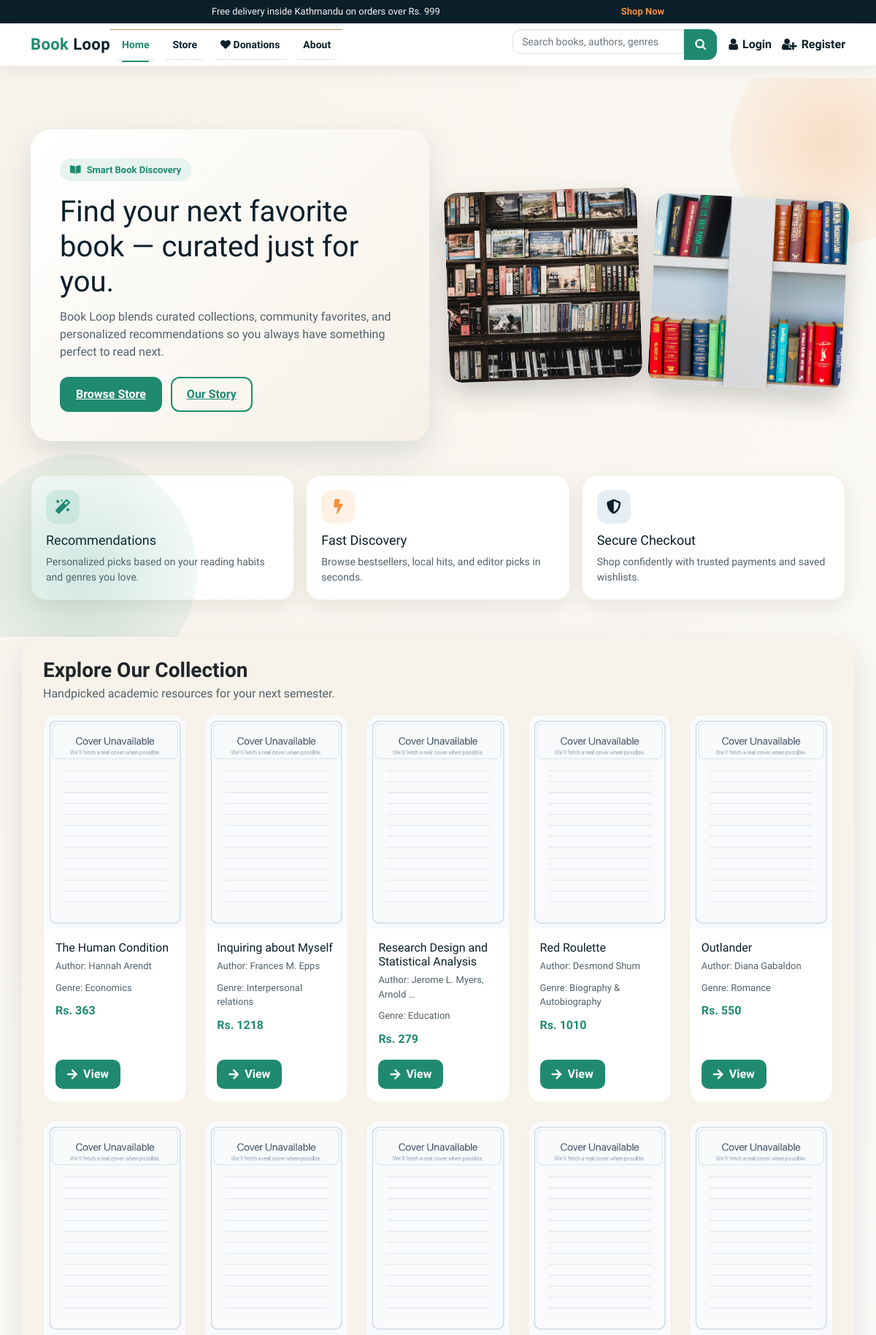
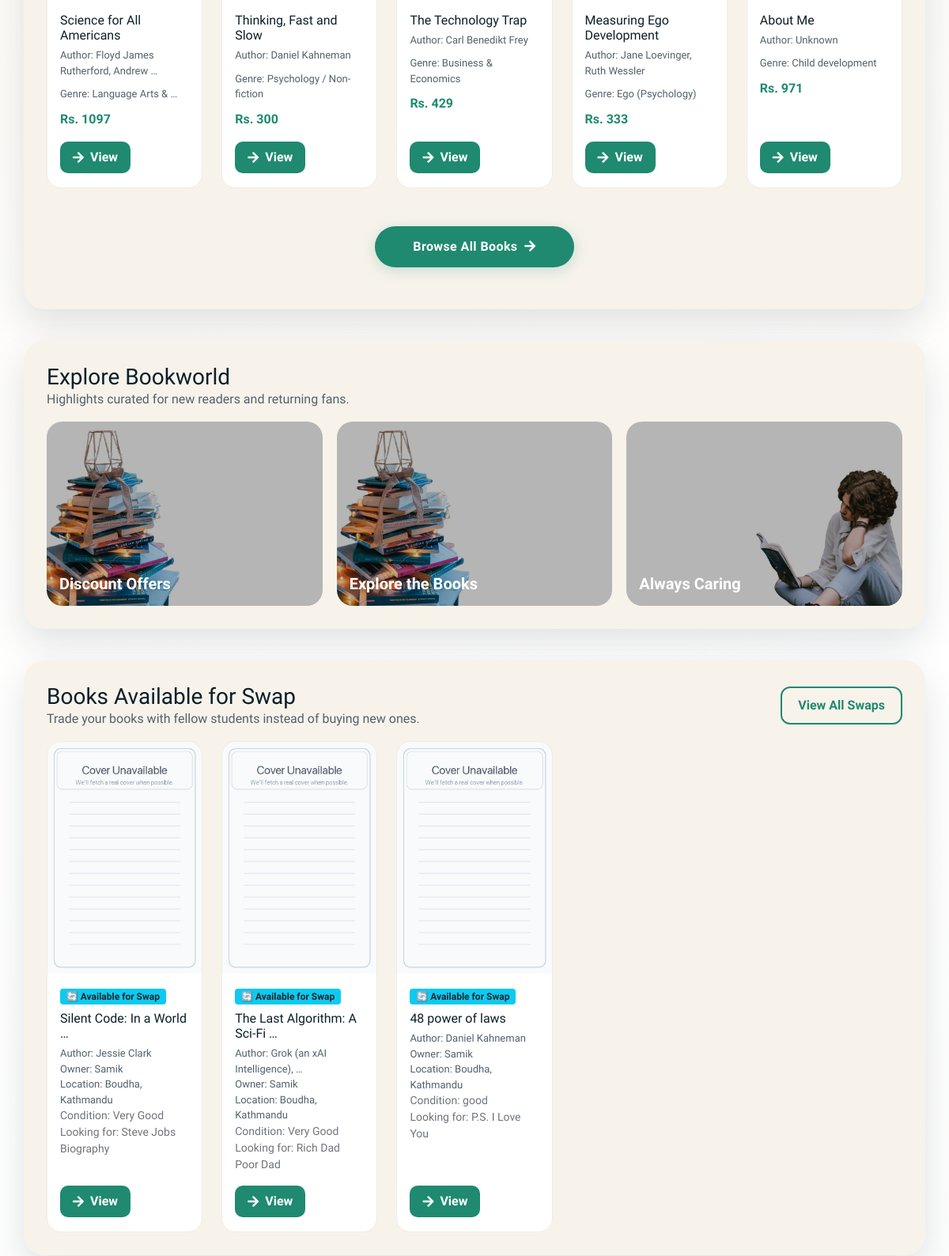
The page / (upper part) on the database its author committed (2 pictures, top to bottom).
### books/models.py (models this page shows, shortened)
class Product(models.Model):
    Book_name = models.CharField(max_length=50)
    Author = models.CharField(max_length=50, default="")
    genre = models.CharField(max_length=300)
    description = models.CharField(max_length=1000, default="")
    price = models.IntegerField(default=0)
    pub_date = models.DateField(default=timezone.now)
    quantity = models.PositiveBigIntegerField(default=1)
    seller = models.ForeignKey(
        settings.AUTH_USER_MODEL,
        on_delete=models.SET_NULL,
        null=True,
        blank=True,
        related_name="products",
    )
    listing_type = models.CharField(
        max_length=10,
        choices=LISTING_CHOICES,
        default="sell",
    )
    listing_status = models.CharField(
        max_length=20,
        choices=LISTING_STATUS,
        default="approved",
    )
    swap_preference = models.CharField(
        max_length=255,
        blank=True,
        null=True,
        help_text="Title or genre of the book you want in exchange.",
    )
    condition = models.CharField(
        max_length=50,
        blank=True,
        null=True,
        help_text=(
            "Physical condition of the book for swapping "
            "(e.g. New, Like New, Good, Heavily Used)."
        ),
    )
    location = models.CharField(
        max_length=255,
        blank=True,
        null=True,
        help_text="City or neighborhood for the swap",
    )
    contact_email = models.EmailField(
        blank=True,
        null=True,
        help_text="Email for other users to contact you for swapping",
    )
    image = CloudinaryField("image", folder="bookloop_covers", null=True, blank=True)
    sequence = models.IntegerField(default=0)
    views = models.PositiveIntegerField(default=0)
    average_rating = models.FloatField(default=0.0)
    rating_count = models.PositiveIntegerField(default=0)

### books/views.py (the view)
# urls.py: path('', views.index_page, name="home"),
def index_page(request):
    cartItems = 0
    recommended_books = []
    all_books = _get_diverse_books(limit=10)
    featured_books = (
        Product.objects.filter(listing_type="sell", listing_status="approved")
        .annotate(
            purchase_count=Count(
                "orderitem",
                filter=Q(orderitem__order__complete=True),
                distinct=True,
            ),
            wishlist_count=Count("wishlist", distinct=True),
            popularity_score=(
                Count("orderitem", filter=Q(orderitem__order__complete=True), distinct=True)
                + Count("wishlist", distinct=True)
                + Count("ratings", distinct=True)
            ),
        )
        .order_by("-popularity_score", "-views", "-average_rating")[:10]
    )
    nepali_books = (
        Product.objects.select_related("seller")
        .filter(
            Q(genre__icontains="nepali")
            | Q(genre__icontains="nepal")
            | Q(genre__icontains="नेपाल")
            | Q(genre__icontains="नेपाली"),
            listing_status="approved",
            listing_type="sell",
        )
        .annotate(
            purchase_count=Count(
                "orderitem",
                filter=Q(orderitem__order__complete=True),
                distinct=True,
            ),
            wishlist_count=Count("wishlist", distinct=True),
            rating_count_ann=Count("ratings", distinct=True),
            nepali_score=(
                Count("orderitem", filter=Q(orderitem__order__complete=True), distinct=True) * 5
                + Count("wishlist", distinct=True) * 3
                + Count("ratings", distinct=True) * 2
            ),
        )
        .order_by("-nepali_score", "-views", "-average_rating", "-pub_date")[:10]
    )
    if request.user.is_authenticated:
        order = _get_or_create_active_order(request.user.username)
        cartItems = order.get_cart_items
        recommended_books = get_recommendations_for_user(request.user, num_recommendations=8)
    else:
        recommended_books = Product.objects.annotate(
            order_count=Count('orderitem', filter=Q(orderitem__order__complete=True))
        ).order_by('-order_count')[:8]
        if not recommended_books.exists():
            recommended_books = Product.objects.all()[:8]
    swap_books = _approved_swap_books_queryset()[:8]
    return render(request, 'index.html', {
        'cartItems': cartItems,
        'recommended_books': recommended_books,
        'all_books': all_books,
        'featured_books': featured_books,
        'nepali_books': nepali_books,
        'swap_books': swap_books,
    })

### books/views.py (called while the page is built)
def _approved_swap_books_queryset():
    return Product.objects.select_related("seller").filter(
        listing_type="swap",
        listing_status="approved",
    ).order_by("-pub_date")

def _get_diverse_books(limit=10):
    base_qs = (
        Product.objects.select_related("seller")
        .filter(listing_type="sell", listing_status="approved")
    )
    genres = base_qs.values_list("genre", flat=True).distinct()
    diverse_books = []
    seen_ids = set()
    for genre in genres:
        book = base_qs.filter(genre=genre).order_by("-pub_date", "-id").first()
        if book and book.id not in seen_ids:
            diverse_books.append(book)
            seen_ids.add(book.id)
    random.shuffle(diverse_books)
    if len(diverse_books) >= limit:
        return diverse_books[:limit]
    needed = limit - len(diverse_books)
    fillers = list(base_qs.exclude(id__in=seen_ids).order_by("-id")[:needed])
    diverse_books.extend(fillers)
    return diverse_books

### transactions/context_processors.py (called while the page is built, shortened)
def cart_item_count(request):
    if not request.user.is_authenticated:
        return {"cart_count": 0, "cartItems": 0}

### templates/index.html (shortened to what this page needs)
{% load static %}
{% include 'components/base/base-top.html' %}
<link href="https://cdn.jsdelivr.net/npm/bootstrap@5.0.0-beta3/dist/css/bootstrap.min.css" rel="stylesheet"
>
<link rel="stylesheet" href="https://use.fontawesome.com/releases/v5.15.3/css/all.css"
>
{% include 'components/header/header.html' %}
<section class="hero">
    <div class="container">
        <div class="row align-items-center g-4">
            <div class="col-lg-6">
                <div class="hero-card">
                    <span class="hero-tag"><i class="fas fa-book-open"></i> Smart Book Discovery</span>
                    <h1>Find your next favorite book — curated just for you.</h1>
                    <p>
                        Book Loop blends curated collections, community favorites, and personalized recommendations so you
                        always have something perfect to read next.
                    </p>
                    <div class="hero-actions">
                        <a class="btn-primary-custom" href="store/">Browse Store</a>
                        <a class="btn-outline-custom" href="about/">Our Story</a>
                    </div>
                </div>
            </div>
            <div class="col-lg-6">
                <div class="hero-stack">
                    <div class="hero-cover"><img src="{% static 'images/Slidee111.jpg' %}" alt="Featured shelf"></div>
                    <div class="hero-cover"><img src="{% static 'images/slidee2.jpg' %}" alt="Reading moment"></div>
                </div>
            </div>
        </div>
        <div class="row feature-grid g-3">
            <div class="col-md-4">
                <div class="feature-card">
                    <div class="feature-icon" style="background:#e3f4ef;color:#1f8a70;"><i class="fas fa-magic"></i></div>
                    <h5>Recommendations</h5>
                    <p>Personalized picks based on your reading habits and genres you love.</p>
                </div>
            </div>
            <div class="col-md-4">
                <div class="feature-card">
                    <div class="feature-icon" style="background:#fff1e3;color:#f28f3b;"><i class="fas fa-bolt"></i></div>
                    <h5>Fast Discovery</h5>
                    <p>Browse bestsellers, local hits, and editor picks in seconds.</p>
                </div>
            </div>
            <div class="col-md-4">
                <div class="feature-card">
                    <div class="feature-icon" style="background:#e6edf3;color:#0b1f2a;"><i class="fas fa-shield-alt"></i></div>
                    <h5>Secure Checkout</h5>
                    <p>Shop confidently with trusted payments and saved wishlists.</p>
                </div>
            </div>
        </div>
    </div>
</section>
<section class="container panel">
    <div class="section-title">
        <div>
            <h2 class="fw-bold text-dark mb-1">Explore Our Collection</h2>
            <p>Handpicked academic resources for your next semester.</p>
        </div>
    </div>
    <div class="row row-cols-2 row-cols-md-4 row-cols-lg-5 g-4 justify-content-start">
        {% for book in all_books %}
        <div class="col">
        <div class="book-card h-100">
            {% if book.image and "herald" not in book.image.url|lower and "college" not in book.image.url|lower %}
            <img class="book-cover-img" src="{{ book.image.url }}" alt="{{ book.Book_name }}" data-fallback="{% static 'images/default_cover.jpg' %}" onerror="this.onerror=null; this.src=this.dataset.fallback;">
            {% else %}
            <img class="book-cover-img" src="{% static 'images/default_cover.jpg' %}" alt="{{ book.Book_name }}">
            {% endif %}
            <div class="book-body">
                <h5>{{ book.Book_name|truncatewords:5 }}</h5>
                <p>Author: {{ book.Author|truncatewords:4 }}</p>
                <p>Genre: {{ book.genre|truncatewords:3 }}</p>
                <div class="book-price">Rs. {{ book.price }}</div>
            </div>
            <div class="book-actions">
                <a href="{% url 'product' book.id %}"><i class="fas fa-arrow-right"></i> View</a>
            </div>
        </div>
        </div>
        {% empty %}
        <p style="color: var(--muted);">No books available right now.</p>
        {% endfor %}
    </div>
    <div class="text-center mt-5 mb-4">
        <a href="{% url 'store' %}" class="btn-browse-more">
            Browse All Books &nbsp;<i class="fas fa-arrow-right"></i>
        </a>
    </div>
</section>
<section class="container panel">
    <div class="section-title">
        <div>
            <h2>Explore Bookworld</h2>
            <p>Highlights curated for new readers and returning fans.</p>
        </div>
    </div>
    <div class="gallery">
        <a class="gallery-card" href="{% url 'discount_offers' %}">
            <img src="{% static 'images/hey1.jpg' %}" alt="Discount Offers">
            <h4>Discount Offers</h4>
        </a>
        <a class="gallery-card" href="store/">
            <img src="{% static 'images/hey.jpg' %}" alt="Explore the Books">
            <h4>Explore the Books</h4>
        </a>
        <a class="gallery-card" href="about/">
            <img src="{% static 'images/hello.jpg' %}" alt="Always caring">
            <h4>Always Caring</h4>
        </a>
    </div>
</section>
<section class="container panel">
    <div class="section-title">
        <div>
            <h2>Books Available for Swap</h2>
            <p>Trade your books with fellow students instead of buying new ones.</p>
        </div>
        <a href="{% url 'browse_swaps' %}" class="btn-outline-custom" style="text-decoration:none;">View All Swaps</a>
    </div>
    <div class="row row-cols-2 row-cols-md-4 row-cols-lg-5 g-4 justify-content-start">
        {% for book in swap_books %}
        <div class="col">
        <div class="book-card h-100">
            {% if book.image and "herald" not in book.image.url|lower and "college" not in book.image.url|lower %}
            <img class="book-cover-img" src="{{ book.image.url }}" alt="{{ book.Book_name }}" data-fallback="{% static 'images/default_cover.jpg' %}" onerror="this.onerror=null; this.src=this.dataset.fallback;">
            {% else %}
            <img class="book-cover-img" src="{% static 'images/default_cover.jpg' %}" alt="{{ book.Book_name }}">
            {% endif %}
            <div class="book-body">
                <span class="badge bg-info text-dark mb-2">🔄 Available for Swap</span>
                <h5>{{ book.Book_name|truncatewords:5 }}</h5>
                <p style="margin: 0;">Author: {{ book.Author|default:"Unknown"|truncatewords:4 }}</p>
                <p style="margin: 0;">Owner: {{ book.seller.username|default:"BookLoop User" }}</p>
                <p style="margin: 0;">Location: {{ book.location|default:"Not specified"|truncatechars:24 }}</p>
                <small class="text-muted d-block">Condition: {{ book.condition|default:"Not specified"|truncatechars:22 }}</small>
                <small class="text-muted d-block">Looking for: {{ book.swap_preference|default:"Open to offers"|truncatechars:30 }}</small>
            </div>
            <div class="book-actions">
                <a href="{% url 'product' book.id %}"><i class="fas fa-arrow-right"></i> View</a>
            </div>
        </div>
        </div>
        {% empty %}
        <p style="color: var(--muted);">No swap listings available yet.</p>
        {% endfor %}
    </div>
</section>
{% include 'components/footer/footer.html' %}
{% include 'components/base/base-bottom.html' %}

### static/css/style.css (style rules this page uses)
html, body { font-size: 100%; font-family: 'Open Sans', sans-serif; background:#ffffff; }
p { margin:0; }
h1,h2,h3,h4,h5,h6,a { font-family:'Ubuntu', sans-serif !important; margin:0; }
.book-cover-img { width:100%; aspect-ratio:2 / 3; height:auto; object-fit:cover; object-position:center; border-top-left-radius:inherit; border-top-right-radius:inherit; }

### static/css/main.css (style rules this page uses)
.badge { background: #FF5370; }
.book-cover-img { display: block; width: 100%; aspect-ratio: 2 / 3; object-fit: contain; background: #f0eee9; }

### templates/components/header/header.html (style rules this page uses)
:root { --bw-ink: #0b1f2a; --bw-muted: #52616b; --bw-accent: #1f8a70; --bw-accent-2: #f28f3b; --bw-surface: #ffffff; }

### templates/components/footer/footer.html (style rules this page uses)
:root { --bw-ink: #0b1f2a; --bw-muted: #52616b; --bw-accent: #1f8a70; --bw-accent-2: #f28f3b; }

### rows shown on the page
Product: Book_name "The Human Condition", Author "Hannah Arendt", genre "Economics", price "363"
Product: Book_name "Inquiring about Myself", Author "Frances M. Epps", genre "Interpersonal relations", price "1218"
Product: Book_name "Research Design and Statistical Analysis", Author "Jerome L. Myers, Arnold …", genre "Education", price "279"
Product: Book_name "Red Roulette", Author "Desmond Shum", genre "Biography & Autobiography", price "1010"
Product: Book_name "Outlander", Author "Diana Gabaldon", genre "Romance", price "550"
Product: Book_name "Science for All Americans", Author "Floyd James Rutherford, Andrew …", genre "Language Arts & …", price "1097"
Product: Book_name "Thinking, Fast and Slow", Author "Daniel Kahneman", genre "Psychology / Non-fiction", price "300"
Product: Book_name "The Technology Trap", Author "Carl Benedikt Frey", genre "Business & Economics", price "429"
Product: Book_name "Measuring Ego Development", Author "Jane Loevinger, Ruth Wessler", genre "Ego (Psychology)", price "333"
Product: Book_name "About Me", Author "Unknown", genre "Child development", price "971"
Product: Book_name "Silent Code: In a World …", Author "Jessie Clark", seller.username "Samik", location "Boudha, Kathmandu", condition "Very Good", swap_preference "Steve Jobs Biography"
Product: Book_name "The Last Algorithm: A Sci-Fi …", Author "Grok (an xAI Intelligence), …", seller.username "Samik", location "Boudha, Kathmandu", condition "Very Good", swap_preference "Rich Dad Poor Dad"
Product: Book_name "48 power of laws", Author "Daniel Kahneman", seller.username "Samik", location "Boudha, Kathmandu", condition "good", swap_preference "P.S. I Love You"
